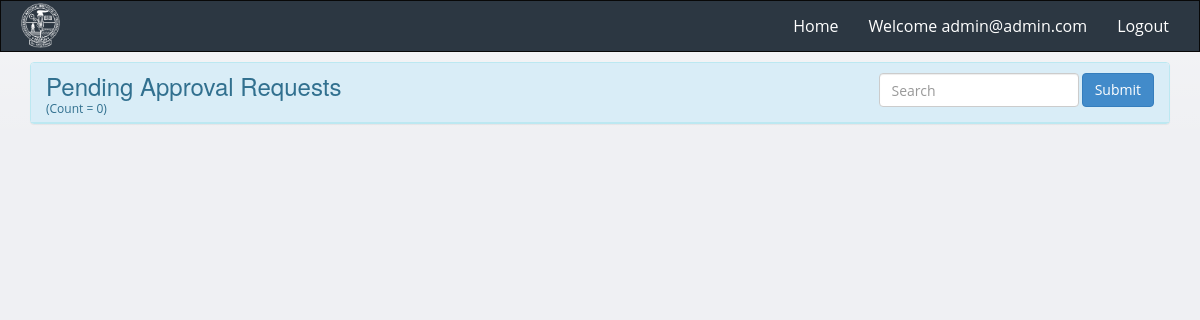
Before: /admn/pusers/ (signed in) with the older database file.
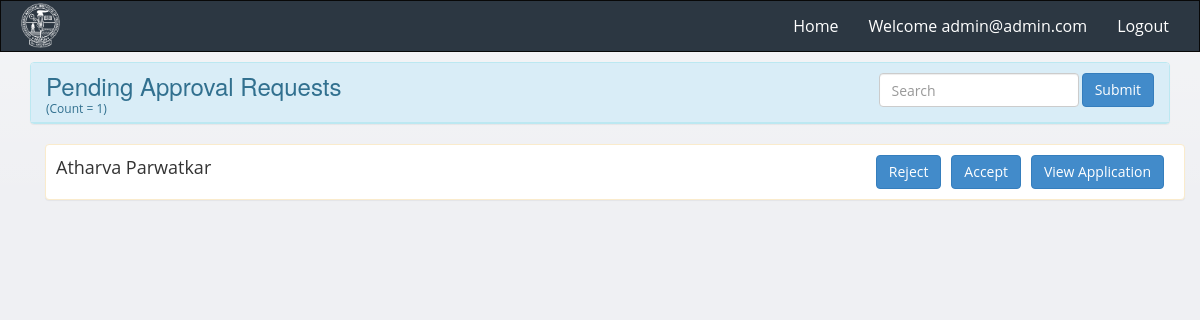
After: the same page with the newer database file.
### dashboard/models.py (models this page shows, shortened)
class MyUser(AbstractBaseUser):
    email = models.EmailField(
        verbose_name='email address',
        max_length=255,
        unique=True,
    )
    id_no       = models.IntegerField(null=True)
    first_name  = models.CharField(max_length=50, null=True)
    last_name   = models.CharField(max_length=50, null=True)
    branch      = models.CharField(max_length=4, choices=BRANCHES)
    enr_no      = models.CharField(max_length=11, null=True)
    cgpa        = models.FloatField(max_length=5, null=True)
    is_active   = models.BooleanField(default=True)
    is_admin    = models.BooleanField(default=False)
    resume      = models.FileField(null=True)
    objects = MyUserManager()
    USERNAME_FIELD = 'email'
    REQUIRED_FIELDS = []

### admn/views.py (the view)
@user_passes_test(isUserAdmin, login_url='/admn/login/')
def pending(request):
    if 'query' in request.GET:
        p_user = MyUser.objects.filter(first_name__contains=request.GET['query'], is_admin = False, is_active=False).order_by('-id')
    else:
        p_user = MyUser.objects.filter(is_admin = False, is_active=False).order_by('-id')
    return render(request, 'admn/p_user_list.html', {'p_user': p_user})

### admn/views.py (called while the page is built)
def isUserAdmin(MyUser):
    if MyUser.is_authenticated:
        if MyUser.is_admin == True:
            return True
        else:
            return False
    else:
        return False

### admn/templates/admn/p_user_list.html (shortened to what this page needs)
{% extends 'admn/base.html' %}
{% block content %}
<div class="container">
<div class="panel panel-info"  style="margin-top: 10px;">
    <div class="panel-heading" style="height: 60px;">
        <h3 style="display: inline; height: 100px;">
            Pending Approval Requests
        </h3>
        <div style="float: right;">
            <form action="" method="get" enctype="multipart/form-data">
                <input class="form-control" id="id_first_name" maxlength="50" name="query" type="text"
                                               style="width: 200px; display: inline;" placeholder="Search"/>
                <button class="btn btn-primary btn-md" type="submit" role="button" id="new_topic" >Submit</button>
            </form>
        </div>
        <p>(Count = {{ p_user.count }})</p>
    </div>
</div>
    {% for p in p_user %}
        <div class="container">
           <div class="panel panel-warning" style="margin-bottom: 6px;">
                  <div class="panel-body" style="font-size: 14px; padding: 10px;">
                      <div style="width: 30%; display: inline-block;">
                        <span style="font-size: 18px;">{{ p.first_name }} {{ p.last_name }}</span>
                      </div>
                      <span style="float: right;"><a href="{% url 'admn:viewuser' p.id%}" class="btn btn-primary btn-md" role="button" style="margin-right: 10px;" id="new_topic" >View Application</a></span>
                      <span style="float: right"><a onclick="toggleUserState({{ p.id }})" class="btn btn-primary btn-md" role="button" id="new_topic" style="margin-right: 10px;">Accept</a></span>
                      <span style="float: right"><a onclick="deleteUser({{ p.id }})" class="btn btn-primary btn-md" role="button" id="new_topic" style="margin-right: 10px;">Reject</a></span>
                  </div>
            </div>
        </div>
    {% endfor %}
{% endblock %}

Changed rows visible on the page:
added MyUser: first_name "Atharva", last_name "Parwatkar"
Other visible differences:
{{ p_user.count }}: "0" → "1"
